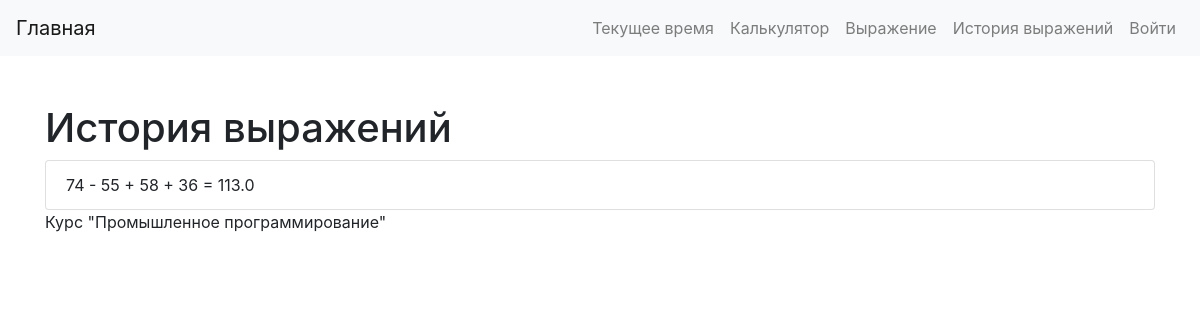
Before: /history/ with the older database file.
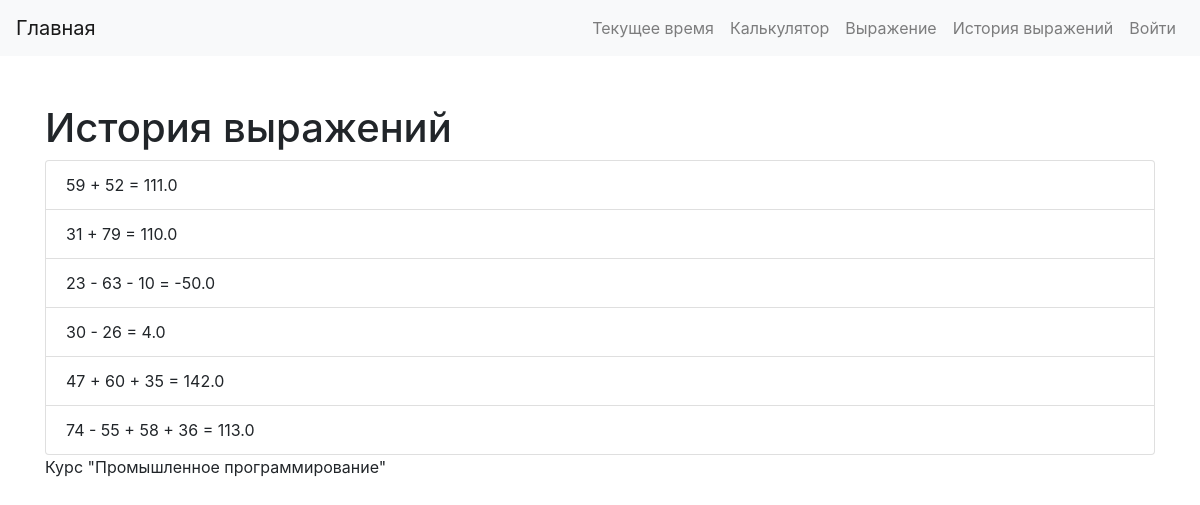
After: the same page with the newer database file.
### main/models.py (models this page shows)
class Calculation(models.Model):
    expression = models.CharField(max_length=255)
    result = models.FloatField()
    created_at = models.DateTimeField(auto_now_add=True)

### main/views.py (the view)
# urls.py: path('history/', views.history_view, name='history'),
def history_view(request):
    calculations = Calculation.objects.all().order_by('-created_at')
    context = {
        'course': 'Курс "Промышленное программирование"',
        'calculations': calculations,
    }
    return render(request, 'history.html', context)

### main/templates/history.html (shortened to what this page needs)
{% extends 'base.html' %}
{% block content %}
<h1 class="mt-5">История выражений</h1>
<ul class="list-group">
    {% for calculation in calculations %}
    <li class="list-group-item">{{ calculation.expression }} = {{ calculation.result }}</li>
    {% endfor %}
</ul>
<p>{{ course }}</p>
{% endblock %}

### main/templates/base.html (shortened to what this page needs)
<!DOCTYPE html>
<html lang="ru">
<head>
    <link href="https://stackpath.bootstrapcdn.com/bootstrap/4.5.2/css/bootstrap.min.css" rel="stylesheet">
</head>
<body>
    <nav class="navbar navbar-expand-lg navbar-light bg-light fixed-top">
        <a class="navbar-brand" href="{% url 'index_page' %}">Главная</a>
        <div class="collapse navbar-collapse" id="navbarNav">
            <ul class="navbar-nav ml-auto">
                <li class="nav-item">
                    <a class="nav-link" href="{% url 'time_page' %}">Текущее время</a>
                </li>
                <li class="nav-item">
                    <a class="nav-link" href="{% url 'calc_page' %}">Калькулятор</a>
                </li>
                <li class="nav-item">
                    <a class="nav-link" href="{% url 'expression' %}">Выражение</a>
                </li>
                <li class="nav-item">
                    <a class="nav-link" href="{% url 'history' %}">История выражений</a>
                </li>
                {% if user.is_authenticated %}
                <li class="nav-item">
                    <a class="nav-link" href="{% url 'str2words' %}">Строка в слова</a>
                </li>
                <li class="nav-item">
                    <a class="nav-link" href="{% url 'str_history' %}">История строк</a>
                </li>
                <li class="nav-item">
                    <a class="nav-link" href="{% url 'logout' %}">Выйти</a>
                </li>
                {% else %}
                <li class="nav-item">
                    <a class="nav-link" href="{% url 'login' %}">Войти</a>
                </li>
                {% endif %}
            </ul>
        </div>
    </nav>
    <div class="container mt-5">
        {% block content %}
        {% endblock %}
    </div>
</body>
</html>

### main/templates/base.html (style rules this page uses)
body { padding-top: 56px; }

Changed rows visible on the page:
added Calculation: expression "59 + 52", result "111.0"
added Calculation: expression "31 + 79", result "110.0"
added Calculation: expression "23 - 63 - 10", result "-50.0"
added Calculation: expression "30 - 26", result "4.0"
added Calculation: expression "47 + 60 + 35", result "142.0"
